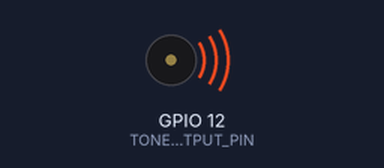
The sketch below on a simulated ESP32. Parts: buzzer (waves = sounding).

Above: at 0.2 s.
Timing chart, 0 to 5.2 s (numbered marks = the images above):
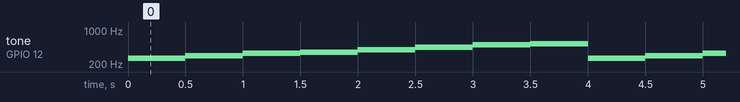

The sketch:

buzzer_test.ino
```cpp
// Change this depending on where you put your piezo buzzer
const int TONE_OUTPUT_PIN = 12;

// The ESP32 has 16 channels which can generate 16 independent waveforms
// We'll just choose PWM channel 0 here
const int TONE_PWM_CHANNEL = 0;

void setup() {
  // ledcAttachPin(uint8_t pin, uint8_t channel);
  ledcAttachPin(TONE_OUTPUT_PIN, TONE_PWM_CHANNEL);
}

void loop() {
   // Plays the middle C scale
  ledcWriteNote(TONE_PWM_CHANNEL, NOTE_C, 4);
  delay(500);
  ledcWriteNote(TONE_PWM_CHANNEL, NOTE_D, 4);
  delay(500);
  ledcWriteNote(TONE_PWM_CHANNEL, NOTE_E, 4);
  delay(500);
  ledcWriteNote(TONE_PWM_CHANNEL, NOTE_F, 4);
  delay(500);
  ledcWriteNote(TONE_PWM_CHANNEL, NOTE_G, 4);
  delay(500);
  ledcWriteNote(TONE_PWM_CHANNEL, NOTE_A, 4);
  delay(500);
  ledcWriteNote(TONE_PWM_CHANNEL, NOTE_B, 4);
  delay(500);
  ledcWriteNote(TONE_PWM_CHANNEL, NOTE_C, 5);
  delay(500);
}
```

Measured:
- by itself, tone on GPIO 12 (TONE_OUTPUT_PIN): repeats every 4.0 s: 293 Hz 0.50 s, 329 Hz 0.50 s, 349 Hz 0.50 s, 392 Hz 0.50 s, 440 Hz 0.50 s, 493 Hz 0.50 s, 523 Hz 0.50 s, 261 Hz 0.50 s
